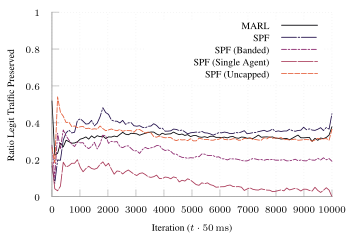

Write the gnuplot code that produced this figure.
set terminal tikz standalone color size 9cm,6cm font '\scriptsize' preamble '\usepackage{microtype} \usepackage{times} \usepackage[T1]{fontenc} \usepackage{siunitx}\sisetup{detect-all}'
set output "tcp-s-8.tex"

load "inferno.pal"

set style line 102 lc rgb '#a0a0a0' lt 1 lw 1
set border ls 102
set colorbox border 102
set key textcolor rgb "black"
set tics textcolor rgb "black"
set label textcolor rgb "black"

set border 3
set grid x y
set xtics nomirror
set ytics nomirror

#set key autotitle columnhead
set datafile separator ","

set xlabel "Iteration ($t \\cdot{} \\SI{50}{\\milli\\second}$)"
set ylabel "Ratio Legit Traffic Preserved"

set yrange [0.0:1.0]
set key inside top right

plot '../results/online-8-avg-ng.csv' u 1:3 w lines smooth sbezier title "MARL" dt 1, \
     '../results/spf-tcp-natural-8' u 1:3 w lines smooth sbezier title "SPF" dt (18,2,2,2), \
     '../results/spf-tcp-banded-8' u 1:3 w lines smooth sbezier title "SPF (Banded)" ls 4  dt (6,2,2,2), \
     '../results/spf-tcp-single-8' u 1:3 w lines smooth sbezier title "SPF (Single Agent)" ls 5 dt (18,2), \
     '../results/spf-tcp-uncap-8' u 1:3 w lines smooth sbezier title "SPF (Uncapped)" ls 6 dt (6,2), \
